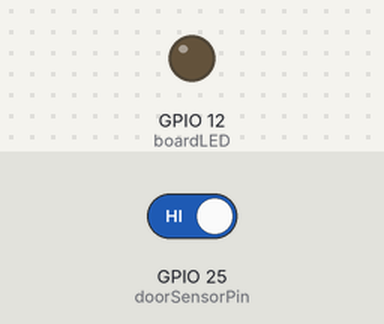
The sketch below on a simulated ESP32. Parts: output pins drawn as LEDs (lit = HIGH). The inputs (shaded band) are chosen by the test bench; at power-on: GPIO 25 (doorSensorPin) HIGH.

Above: at 1.2 s.
1.3 s: GPIO 25 (doorSensorPin) driven LOW
At 1.9 s:
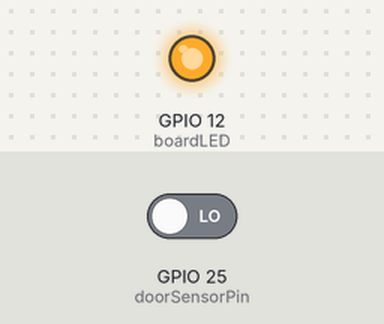
2.8 s: GPIO 25 (doorSensorPin) driven HIGH
At 4.2 s:
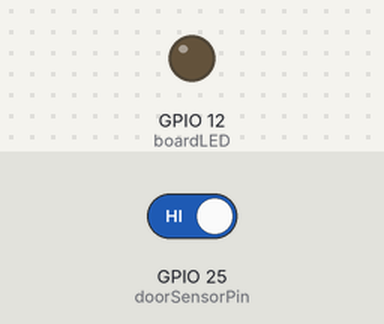
Timing chart, 0 to 5.8 s (numbered marks = the images above; inputs shaded):
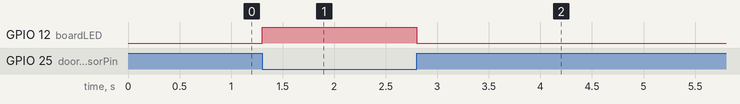

The sketch:

BareMinimum.ino
```cpp
// Дефинираме пина, на който преместихме оранжевия кабел (GPIO 25)
const int doorSensorPin = 25;

// Дефинираме пина за вградения светодиод на платката LilyGO T-A7670
const int boardLED = 12;

void setup() {
 // Настройваме пина на магнитите като вход с вътрешна защита
  pinMode(doorSensorPin, INPUT_PULLUP);

  // Настройваме пина на лампичката като ИЗХОД, за да я управляваме
  pinMode(boardLED, OUTPUT);

  // Проверка веднага при пускане (Start up)
  if (digitalRead(doorSensorPin) == LOW) {
    digitalWrite(boardLED, HIGH); // Допрени са -> свети
  } else {
    digitalWrite(boardLED, LOW);  // Разделени са -> не свети
  }
}


void loop() {
  // Проверяваме състоянието в реално време
  int currentStatus = digitalRead(doorSensorPin);

  if (currentStatus == LOW) {
    // Магнитите са ДОПРЕНИ -> Лампичката СВЕТИ
    digitalWrite(boardLED, HIGH);
  } else {
    // Магнитите са РАЗДЕЛЕНИ -> Лампичката СПИРА да свети
    digitalWrite(boardLED, LOW);
  }

  delay(50); // Малка пауза за стабилна работа
}
```

Measured:
- after the input at 1.3 s, GPIO 12 (boardLED): LOW → HIGH at once
- after the input at 2.8 s, GPIO 12 (boardLED): HIGH → LOW at once
